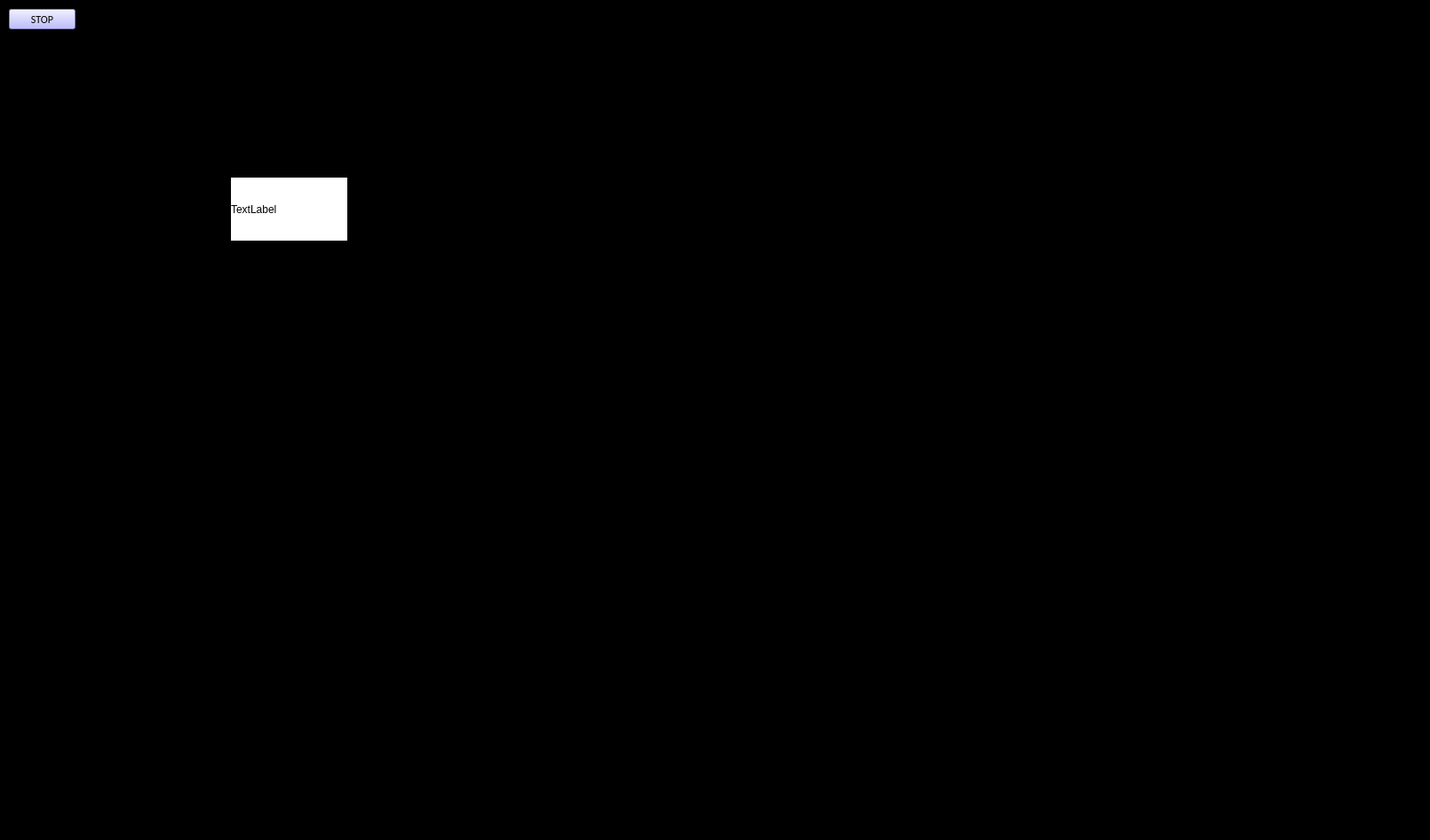
<?xml version="1.0" encoding="UTF-8"?>
<ui version="4.0">
 <class>MainWindow</class>
 <widget class="QMainWindow" name="MainWindow">
  <property name="geometry">
   <rect>
    <x>0</x>
    <y>0</y>
    <width>1610</width>
    <height>946</height>
   </rect>
  </property>
  <property name="windowTitle">
   <string>Test</string>
  </property>
  <property name="styleSheet">
   <string notr="true">background-color: rgb(0, 0, 0);
selection-color: rgb(255, 0, 0);</string>
  </property>
  <property name="toolButtonStyle">
   <enum>Qt::ToolButtonIconOnly</enum>
  </property>
  <widget class="QWidget" name="centralwidget">
   <widget class="QPushButton" name="stop_button">
    <property name="enabled">
     <bool>true</bool>
    </property>
    <property name="geometry">
     <rect>
      <x>10</x>
      <y>10</y>
      <width>75</width>
      <height>23</height>
     </rect>
    </property>
    <property name="font">
     <font>
      <family>Calibri</family>
     </font>
    </property>
    <property name="mouseTracking">
     <bool>false</bool>
    </property>
    <property name="autoFillBackground">
     <bool>false</bool>
    </property>
    <property name="styleSheet">
     <string notr="true">background-color: rgb(170, 170, 255);</string>
    </property>
    <property name="text">
     <string>STOP</string>
    </property>
    <property name="checkable">
     <bool>true</bool>
    </property>
   </widget>
   <widget class="QLabel" name="label">
    <property name="geometry">
     <rect>
      <x>260</x>
      <y>200</y>
      <width>131</width>
      <height>71</height>
     </rect>
    </property>
    <property name="styleSheet">
     <string notr="true">background-color: rgb(255, 255, 255);</string>
    </property>
    <property name="text">
     <string>TextLabel</string>
    </property>
   </widget>
  </widget>
  <widget class="QMenuBar" name="menubar">
   <property name="geometry">
    <rect>
     <x>0</x>
     <y>0</y>
     <width>1610</width>
     <height>21</height>
    </rect>
   </property>
  </widget>
  <widget class="QStatusBar" name="statusbar"/>
 </widget>
 <resources/>
 <connections/>
</ui>
